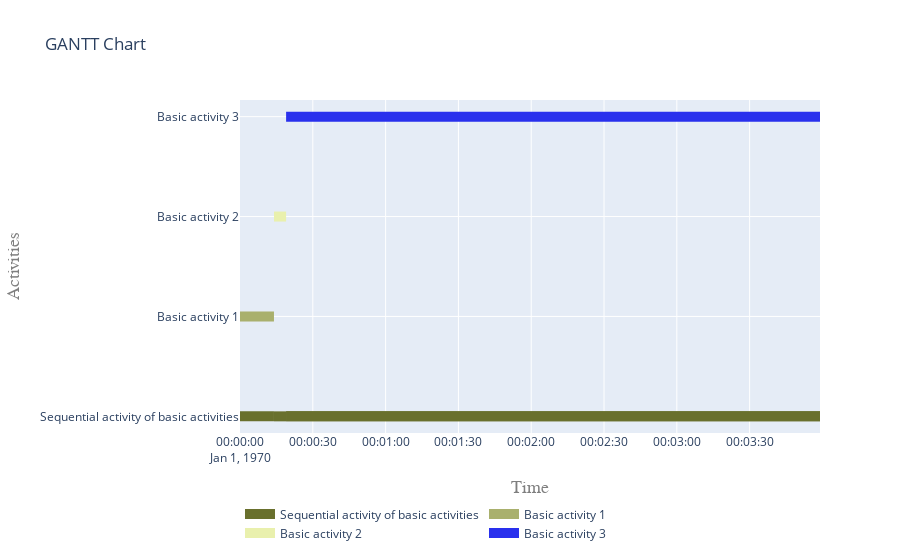

The notebook cell this image was saved under:
### Markdown cell above
##### 5.2 Visualise gantt charts

### Code cell
plot.get_gantt_chart([sequential_activity, *sub_processes])

### Figure 1 — Plotly figure (JSON) as saved in the notebook; plotly's stock layout.template omitted (floating-point values rounded to 4 significant figures)
{"data": [{"connectgaps": false, "hoverinfo": "y+name", "line": {"color": "rgb(105,112,45)", "width": 10}, "mode": "lines", "name": "Sequential activity of basic activities", "type": "scatter", "x": ["1970-01-01T00:00:00", "1970-01-01T00:00:00", "1970-01-01T00:00:14", "1970-01-01T00:00:14", "1970-01-01T00:00:14", "1970-01-01T00:00:14", "1970-01-01T00:00:14", "1970-01-01T00:00:19", "1970-01-01T00:00:19", "1970-01-01T00:00:19", "1970-01-01T00:00:19", "1970-01-01T00:00:19", "1970-01-01T00:03:59", "1970-01-01T00:03:59", "1970-01-01T00:03:59", "1970-01-01T00:00:19", "1970-01-01T00:00:19", "1970-01-01T00:03:59", "1970-01-01T00:03:59", "1970-01-01T00:03:59"], "y": ["Sequential activity of basic activities", "Sequential activity of basic activities", "Sequential activity of basic activities", "Sequential activity of basic activities", null, "Sequential activity of basic activities", "Sequential activity of basic activities", "Sequential activity of basic activities", "Sequential activity of basic activities", null, "Sequential activity of basic activities", "Sequential activity of basic activities", "Sequential activity of basic activities", "Sequential activity of basic activities", null, "Sequential activity of basic activities", "Sequential activity of basic activities", "Sequential activity of basic activities", "Sequential activity of basic activities", null]}, {"connectgaps": false, "hoverinfo": "y+name", "line": {"color": "rgb(169,176,109)", "width": 10}, "mode": "lines", "name": "Basic activity 1", "type": "scatter", "x": ["1970-01-01T00:00:00", "1970-01-01T00:00:00", "1970-01-01T00:00:14", "1970-01-01T00:00:14", "1970-01-01T00:00:14"], "y": ["Basic activity 1", "Basic activity 1", "Basic activity 1", "Basic activity 1", null]}, {"connectgaps": false, "hoverinfo": "y+name", "line": {"color": "rgb(233,240,173)", "width": 10}, "mode": "lines", "name": "Basic activity 2", "type": "scatter", "x": ["1970-01-01T00:00:14", "1970-01-01T00:00:14", "1970-01-01T00:00:19", "1970-01-01T00:00:19", "1970-01-01T00:00:19"], "y": ["Basic activity 2", "Basic activity 2", "Basic activity 2", "Basic activity 2", null]}, {"connectgaps": false, "hoverinfo": "y+name", "line": {"color": "rgb(41,48,237)", "width": 10}, "mode": "lines", "name": "Basic activity 3", "type": "scatter", "x": ["1970-01-01T00:00:19", "1970-01-01T00:00:19", "1970-01-01T00:03:59", "1970-01-01T00:03:59", "1970-01-01T00:03:59"], "y": ["Basic activity 3", "Basic activity 3", "Basic activity 3", "Basic activity 3", null]}], "layout": {"hovermode": "closest", "legend": {"orientation": "h", "x": 0, "y": -0.2}, "title": {"text": "GANTT Chart"}, "xaxis": {"range": ["1970-01-01T00:00:00", "1970-01-01T00:03:59"], "title": {"font": {"color": "#7f7f7f", "family": "Courier New, monospace", "size": 18}, "text": "Time"}}, "yaxis": {"title": {"font": {"color": "#7f7f7f", "family": "Courier New, monospace", "size": 18}, "text": "Activities"}}}}
